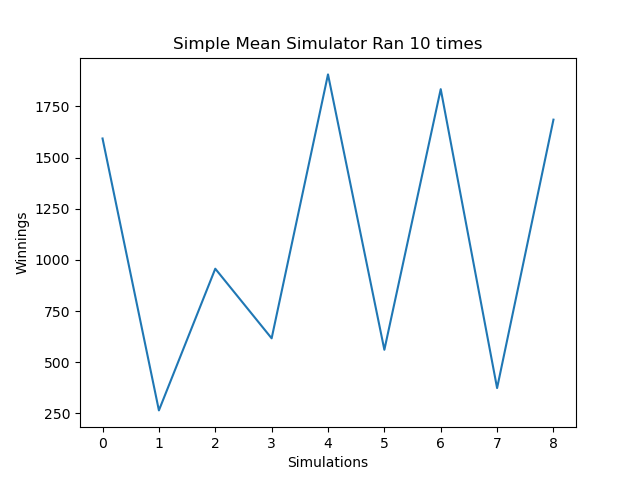

Python code for this plot:
from matplotlib import pyplot as plt

from cards import *
from rules import *

shuffle_deck()

if __name__ == '__main__':

    print('Setting up the table')

    print('Enter the betting amount:')
    value = int(input())
    fee = value

    print('Enter the number of players:')
    players = int(input())
    num = players

    for j in range(num):
        print('Enter the wallet size of Player {}:'.format(j))
        balance = int(input())

    print('Enter the number of rounds:')
    rounds = int(input())

    players_info = []
    lost_players = []

    for i in range(num):
        players_info.append([i, balance])

    player_names = [i[0] for i in players_info]

    original_two = balance
    original = fee
    sim = 10
    counter = 0
    winnings = 0
    X = []
    Y = []

    for z in range(sim):

        if z == sim - 1:

            plt.title("Simple Mean Simulator Ran {} times".format(sim))
            plt.xlabel("Simulations")
            plt.ylabel("Winnings")

            plt.plot(X, Y)
            plt.savefig("martingale.png")
            plt.clf()

        X.append(z)

        num = players

        for i in range(num):
            players_info.clear()
            lost_players.clear()
        for i in range(num):
            players_info.append([i, balance])

        fee = original
        balance = original_two

        for i in range(rounds):

            if (num > 1):

                print('Round {}'.format(i + 1))

                for j in range(num):
                    players_info[j][1] -= fee  # fee received

                players_cards = card_suit(num)

                for j in range(num):
                    print('Player {}\'s cards: {}'.format(players_info[j][0], players_cards[j]))

                players_scores = [card_pattern_checker(k) for k in players_cards]
                winner_index = players_scores.index(max(players_scores))
                players_info[winner_index][1] += num * fee

                print('Player {} Won!'.format(players_info[winner_index][0]))

                for j in players_info:
                    print("Player {} has {} dollars".format(j[0], j[1]))

                if winner_index != 0:
                    fee = fee * 2
                    print("Player 0 lost so betting double next round! The betting amount is {} dollars".format(fee))

                for j in players_info:
                    if (j[1] < fee):
                        lost_players.append(j)
                        players_info.remove(j)
                        num = num - 1
            else:

                print('\nOther players ran out of money.\nPlayer {} has won before reaching {} rounds.'.format(players_info[0][0], rounds))
                print('Final Results:')
                print('Player {} ended with {} dollars'.format(players_info[0][0], players_info[0][1]))

                for j in lost_players:
                    print('Player {} ended with {} dollars'.format(j[0], j[1]))

                print('###############################################################################################')

                if winner_index == 0:
                    Y.append(players_info[0][1])
                    counter = counter + 1
                    winnings = winnings + players_info[0][1]

                else:
                    Y.append(lost_players[0][1])
                    winnings = winnings + lost_players[0][1]

                if z == sim - 1:
                    print('Player 0 won {} games out of the {} !'.format(counter, sim))
                    probability = counter/sim * 100
                    print('The probability of winning with the martingale strategy is {}% !'.format(probability))
                    average_winnings = winnings/sim
                    print('On average, Player 0 ended up with {} dollars after each game !'. format(average_winnings))

                break